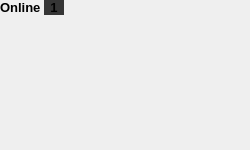
<?xml version="1.0" encoding="UTF-8"?>
<ui version="4.0">
 <class>member_category</class>
 <widget class="QWidget" name="member_category">
  <property name="geometry">
   <rect>
    <x>0</x>
    <y>0</y>
    <width>250</width>
    <height>150</height>
   </rect>
  </property>
  <property name="windowTitle">
   <string notr="true">Form</string>
  </property>
  <property name="styleSheet">
   <string notr="true">#label_name, #label_count {
	font-size: 10pt;
	font-weight: 600;
}

#label_count {
	padding-left: 6px;
	padding-right: 6px;
	background-color: #353535;
	border-radius: 9px;
}</string>
  </property>
  <layout class="QGridLayout" name="layout_widget" rowstretch="0,1" columnstretch="0,0,1">
   <property name="leftMargin">
    <number>0</number>
   </property>
   <property name="topMargin">
    <number>0</number>
   </property>
   <property name="rightMargin">
    <number>0</number>
   </property>
   <property name="bottomMargin">
    <number>0</number>
   </property>
   <property name="spacing">
    <number>3</number>
   </property>
   <item row="0" column="1">
    <widget class="QLabel" name="label_count">
     <property name="text">
      <string notr="true">1</string>
     </property>
     <property name="alignment">
      <set>Qt::AlignmentFlag::AlignCenter</set>
     </property>
    </widget>
   </item>
   <item row="0" column="0">
    <widget class="QLabel" name="label_name">
     <property name="text">
      <string>Online</string>
     </property>
    </widget>
   </item>
   <item row="1" column="0" colspan="3">
    <widget class="QFrame" name="frame">
     <layout class="QVBoxLayout" name="layout_members">
      <property name="spacing">
       <number>1</number>
      </property>
      <property name="leftMargin">
       <number>0</number>
      </property>
      <property name="topMargin">
       <number>0</number>
      </property>
      <property name="rightMargin">
       <number>0</number>
      </property>
      <property name="bottomMargin">
       <number>0</number>
      </property>
     </layout>
    </widget>
   </item>
  </layout>
 </widget>
 <resources/>
 <connections/>
</ui>
